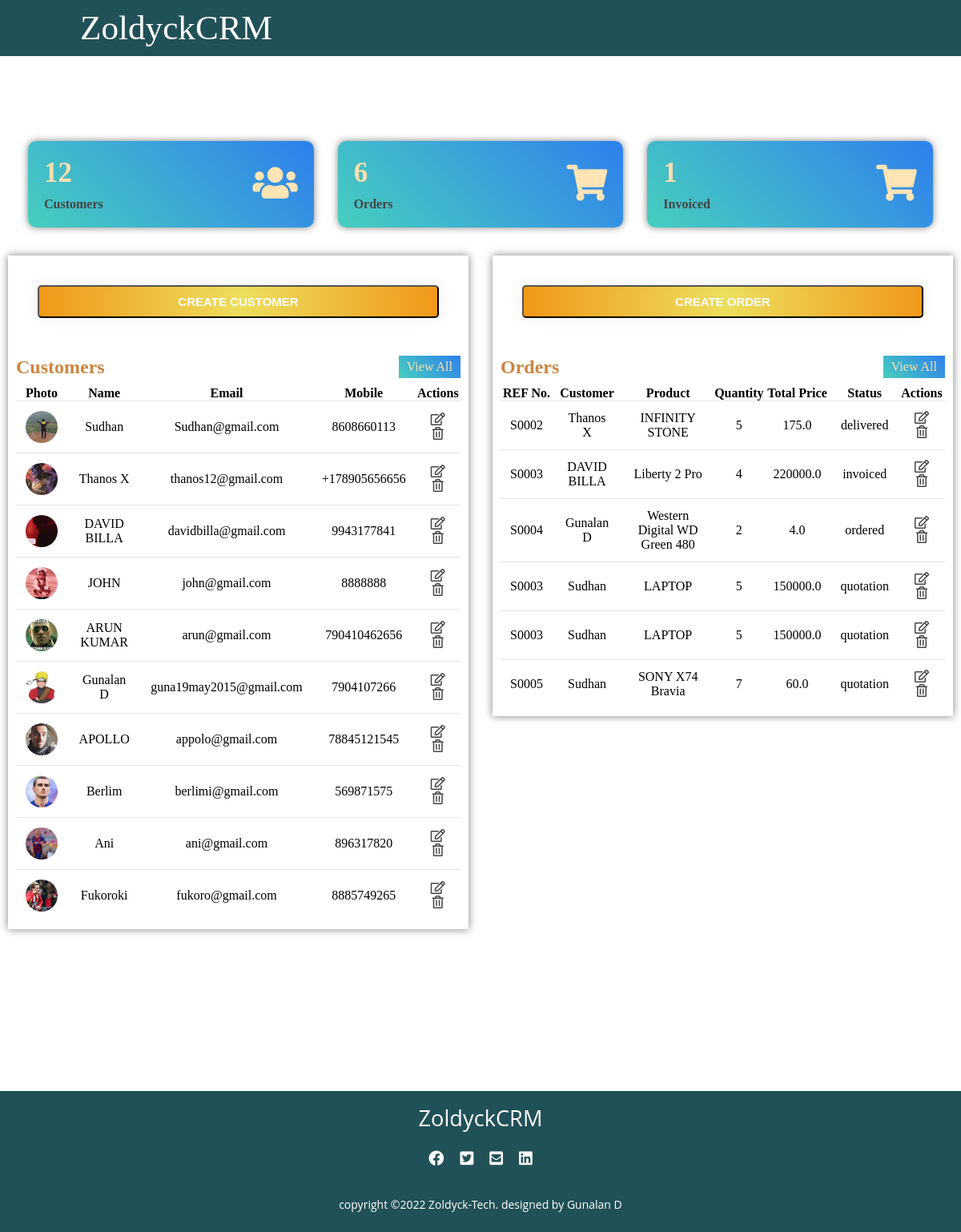
The page / on the database its author committed.
### accounts/models.py (models this page shows, shortened)
class Customer(models.Model):
    customer_pic = models.ImageField(upload_to='customer_pics/', blank=True)
    customer_name = models.CharField(max_length=50, null= True)
    customer_email = models.CharField(max_length=200 , null= True)
    customer_mobile = models.CharField(max_length=50 , null= True)
    date_created = models.DateTimeField(auto_now_add=True , null= True)
    def __str__(self):
        return self.customer_name

class SaleOrder(models.Model):
    STATUS = (
        ('quotation', 'Quotation'),
        ('ordered', 'Ordered'),
        ('pending', 'Pending'),
        ('delivered', 'Delivered'),
        ('cancelled', 'Cancelled'),
        ('invoiced', 'Invoiced'),
    )
    sale_order_referencenumber = models.CharField(max_length=200, null= True)
    sale_order_customer = models.ForeignKey(Customer, on_delete=models.SET_NULL, null= True) # added a realtionship between the two models
    sale_order_product =  models.ForeignKey(Product, on_delete=models.SET_NULL, null= True)
    sale_order_quantity = models.IntegerField(null= True)
    sale_order_total_price = models.FloatField(null= True)
    sale_order_unit_price = models.FloatField(null= True)
    status = models.CharField(max_length=200, null= True , choices=STATUS, default='quotation')
    sale_order_date = models.DateTimeField(auto_now_add=True , null= True)

class Product(models.Model):
    CATEGORIES = (
        ('service', 'Service'),
        ('stockable', 'Stockable'),
    )
    product_name = models.CharField(max_length=200, null= True)
    product_price = models.FloatField(null= True)
    product_category = models.CharField(max_length=200, null= True , choices=CATEGORIES)
    product_description = models.CharField(max_length=200, null= True)
    date_created = models.DateTimeField(auto_now_add=True , null= True)
    product_tag = models.ManyToManyField(ProductTag ,blank=True, null=True)
    def __str__(self):
        return self.product_name

### accounts/views.py (the view)
# urls.py: path('',views.home, name='home'),
def home(request):
    orders = SaleOrder.objects.all()[0:10]
    tot_orders = SaleOrder.objects.all()
    tot_cus = Customer.objects.all()
    customers = Customer.objects.all()[0:10]
    total_orders = tot_orders.count()
    total_customers = tot_cus.count()
    invoiced = SaleOrder.objects.filter(status='invoiced').count()
    context = {
        'orders': orders,
        'customers': customers,
        'total_orders': total_orders,
        'total_customers': total_customers,
        'invoiced': invoiced
    }
    return render(request, 'accounts/home.html',context)

### accounts/templates/accounts/home.html
{% extends 'accounts/layout.html'%}
{% block content %}
<section>
    <div class="main">
        <div class="cards">
            <div class="card">
                <div class="card-content">
                    <div class="number">{{total_customers}}</div>
                    <div class="card-name">Customers</div>
                </div>
                <div class="icon-box">
                    <i class="fas fa-users"></i>
                </div>
            </div>
            <div class="card">
                <div class="card-content">
                    <div class="number">{{total_orders}}</div>
                    <div class="card-name">Orders</div>
                </div>
                <div class="icon-box">
                    <i class="fas fa-shopping-cart"></i>
                </div>
            </div>
            <div class="card">
                <div class="card-content">
                    <div class="number">{{invoiced}}</div>
                    <div class="card-name">Invoiced</div>
                </div>
                <div class="icon-box">
                    <i class="fas fa-shopping-cart"></i>
                </div>
            </div>
        </div>
        <div class="tables">
            <div class="latest-customers">
                <div class="button">
                    <button class="crt-cus"><a href="{% url 'create_customer' %}">CREATE CUSTOMER</a></button>
                </div>
                <div class="heading">
                    <h2>Customers</h2>
                    <a href="{% url 'customers' %}" class="btn">View All</a>
                </div>
                <table class="customers">
                    <thead>
                        <tr>
                            <th>Photo</th>
                            <th>Name</th>
                            <th>Email</th>
                            <th>Mobile</th>
                            <th>Actions</th>
                        </tr>
                    </thead>
                    <tbody>
                        {% for cus in customers %}
                        <tr>
                            <td>
                                <div class="img-box-small">
                                    {% if cus.customer_pic %}
                                    <img src="{{ cus.customer_pic.url }}">
                                    {% endif %}
                                </div>
                            </td>
                            <td>{{ cus.customer_name }}</td>
                            <td>{{ cus.customer_email }}</td>
                            <td>{{ cus.customer_mobile }}</td>
                            <td>
                                <a href="{% url 'customer' cus.id %}"><i class="far fa-edit"></i></a>
                                <a href="{% url 'delete_customer' cus.id %}"><i class="far fa-trash-alt"></i></a>
                            </td>
                        </tr>
                        {% endfor %}
                    </tbody>
                </table>
            </div>
            <div class="latest-orders">
                <div class="button">
                    <button class="crt-ord"><a href="{% url 'create_order' %}">CREATE ORDER</a></button>
                </div>
                <div class="heading">
                    <h2>Orders</h2>
                    <a href="{% url 'orders' %}"class="btn">View All</a>
                </div>
                <table class="orders">
                    <thead>
                        <tr>
                            <th>REF No.</th>
                            <th>Customer</th>
                            <th>Product</th>
                            <th>Quantity</th>
                            <th>Total Price</th>
                            <th>Status</th>
                            <th>Actions</th>
                        </tr>
                    </thead>
                    <tbody>
                        {% for ord in orders %}
                        <tr>
                             <td>{{ ord.sale_order_referencenumber  }}</td>
                             <td>{{ ord.sale_order_customer }}</td>
                             <td>{{ ord.sale_order_product  }}</td>
                             <td>{{ ord.sale_order_quantity }}</td>
                             <td>{{ ord.sale_order_total_price  }}</td>
                             <td>{{ ord.status  }}</td>
                            <td>
                                <a href="{% url 'update_order' ord.id %}"><i class="far fa-edit"></i></a>
                                <a href="{% url 'delete_order' ord.id %}"><i class="far fa-trash-alt"></i></a>
                            </td>
                        </tr>
                        {% endfor %}
                    </tbody>
                </table>
            </div>
        </div>
    </div>
</section>
{% endblock %}

### accounts/static/css/main.css (style rules this page uses)
* { margin: 0; padding: 0; box-sizing: border-box; text-decoration: none; }
body { font-family: Candara; }
.cards { margin-top: 20px; width:100%; padding: 25px 35px; display: grid; grid-template-columns: repeat(3, 1fr); grid-gap: 30px; }
.cards .card { background: linear-gradient(45deg,#47cebe,#2f80ed); border-radius: 10px; padding: 20px; display: flex; align-items: center; justify-content: space-between; box-shadow: 0px 0px 10px rgba(0,0,0,0.5); }
.number { font-size:35px; font-weight: 600; color: navajowhite; }
.card-name { color: #444; font-weight: 600; }
.icon-box { font-size: 45px; color: moccasin; }
.tables { width:100%; display: grid; grid-template-columns: repeat(2, 1fr); padding: 10px; grid-gap: 30px; align-items: self-start; }
.img-box-small { position: relative; width: 40px; height: 40px; border-radius: 50%; overflow: hidden; text-align: center; }
.img-box-small img { position: absolute; top:0; left:0; width: 100%; height: 100%; object-fit: cover; }
.latest-orders , .latest-customers { background: #fff; padding: 10px; width: 100%; box-shadow: 0px 0px 10px rgba(0,0,0,0.5); }
.heading { display: flex; align-items: center; justify-content: space-between; color: peru; }
.btn { padding: 5px 10px; background: linear-gradient(45deg,#47cebe,#2f80ed); color: navajowhite; text-align: center; text-decoration: none; }
table { margin-top: 10px; width: 100%; border-collapse: collapse; text-align: center; }
table tr { border-bottom: 1px solid rgba(0,0,0,0.1) }
td { padding: 12px; }
table tbody tr:last-child { border-bottom: none; }
td i { color: #444; cursor: pointer; padding: 0 5.5px; }
.crt-cus ,.crt-ord { background: #fff; padding: 10px 15px; width: 25%; width: 100%; box-shadow: 0 0 20px #eee; border-radius: 5px; margin-bottom: 20px; background-image: linear-gradient(to right, #F09819 0%, #EDDE5D 51%, #F09819 100%); transition: 0.5s; color: #ffff; }
.crt-cus a ,.crt-ord a { color: #ffff; text-decoration: none; font-size: 15px; font-weight: bolder; }
.card-content { display: grid; grid-gap: 10px; }
.button { margin: 1.7rem; }

### rows shown on the page
Customer: customer_pic (picture), customer_name "Sudhan", customer_email "Sudhan@gmail.com", customer_mobile "8608660113"
Customer: customer_pic (picture), customer_name "Thanos X", customer_email "thanos12@gmail.com", customer_mobile "+178905656656"
Customer: customer_pic (picture), customer_name "DAVID BILLA", customer_email "davidbilla@gmail.com", customer_mobile "9943177841"
Customer: customer_pic (picture), customer_name "JOHN", customer_email "john@gmail.com", customer_mobile "8888888"
Customer: customer_pic (picture), customer_name "ARUN KUMAR", customer_email "arun@gmail.com", customer_mobile "790410462656"
Customer: customer_pic (picture), customer_name "Gunalan D", customer_email "guna19may2015@gmail.com", customer_mobile "7904107266"
Customer: customer_pic (picture), customer_name "APOLLO", customer_email "appolo@gmail.com", customer_mobile "78845121545"
Customer: customer_pic (picture), customer_name "Berlim", customer_email "berlimi@gmail.com", customer_mobile "569871575"
Customer: customer_pic (picture), customer_name "Ani", customer_email "ani@gmail.com", customer_mobile "896317820"
Customer: customer_pic (picture), customer_name "Fukoroki", customer_email "fukoro@gmail.com", customer_mobile "8885749265"
SaleOrder: sale_order_referencenumber "S0002", sale_order_customer "Thanos X", sale_order_product "INFINITY STONE", sale_order_quantity "5", sale_order_total_price "175.0", status "delivered"
SaleOrder: sale_order_referencenumber "S0003", sale_order_customer "DAVID BILLA", sale_order_product "Liberty 2 Pro", sale_order_quantity "4", sale_order_total_price "220000.0", status "invoiced"
SaleOrder: sale_order_referencenumber "S0004", sale_order_customer "Gunalan D", sale_order_product "Western Digital WD Green 480", sale_order_quantity "2", sale_order_total_price "4.0", status "ordered"
SaleOrder: sale_order_referencenumber "S0003", sale_order_customer "Sudhan", sale_order_product "LAPTOP", sale_order_quantity "5", sale_order_total_price "150000.0", status "quotation"
SaleOrder: sale_order_referencenumber "S0003", sale_order_customer "Sudhan", sale_order_product "LAPTOP", sale_order_quantity "5", sale_order_total_price "150000.0", status "quotation"
SaleOrder: sale_order_referencenumber "S0005", sale_order_customer "Sudhan", sale_order_product "SONY X74 Bravia", sale_order_quantity "7", sale_order_total_price "60.0", status "quotation"

### other values the page prints
{{ total_customers }} "12"
{{ total_orders }} "6"
{{ invoiced }} "1"
